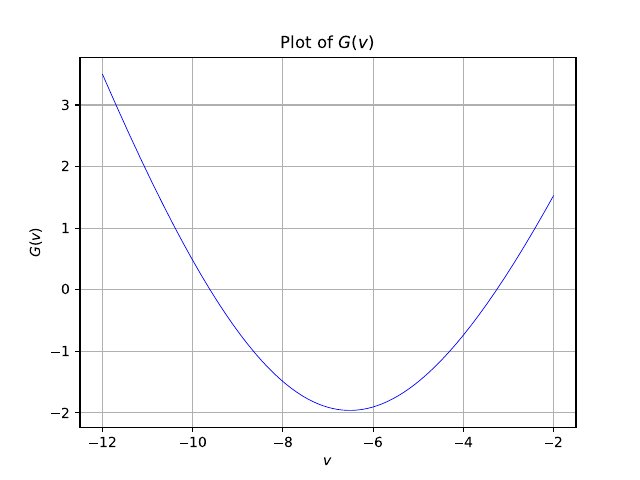

This chart was generated by the following Python code:
import numpy as np
import matplotlib.pyplot as plt

v = np.loadtxt("G.dat", usecols = 0)
G = np.loadtxt("G.dat", usecols = 1)


plt.figure(dpi=400)
plt.grid()
plt.xlabel("$v$")
plt.ylabel("$G(v)$")
plt.title("Plot of $G(v)$")
plt.plot(v,G,'b', lw = 0.5)
plt.savefig("zeros.pdf")
plt.show()



